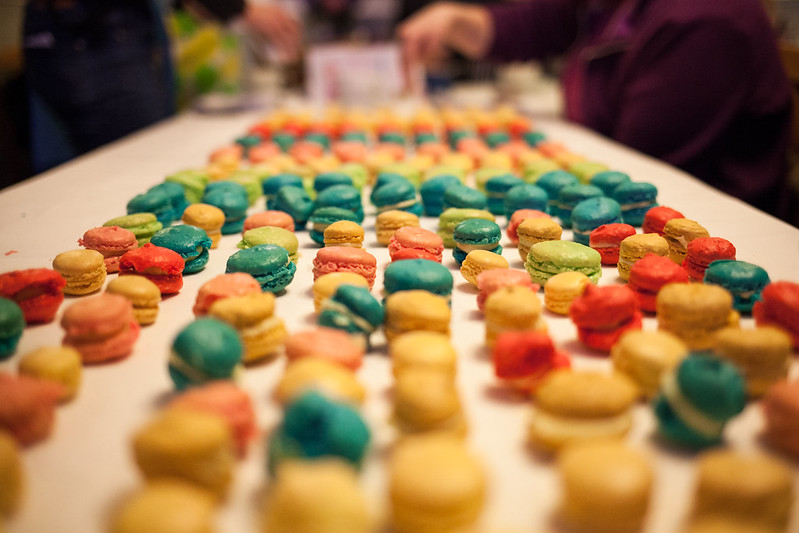
#> input picture yummy_macarons.jpg, 799 x 533 px, found by its file name
$ jupyter execute --allow-errors 'Computation_with_NumPy_and_N_Dimensional_Arrays_(start).ipynb'
#> lines starting #> are read from the running program, lines starting #| are printed output that depends on the picture
# Introduction

In this notebook we'll learn how to use NumPy to work with numerical data.

# Import Statements

[cell 1]
import numpy as np

import matplotlib.pyplot as plt
from scipy import misc # contains an image of a racoon!
from PIL import Image # for reading image files

from numpy import random

# Understanding NumPy's ndarray

NumPy's most amazing feature is the **powerful** ndarray.

#### 1-Dimensional Arrays (Vectors)

[cell 2]
my_array = np.array([1.1, 9.2, 8.1, 4.7])
my_array.shape

[cell 3]
my_array[2]

[cell 4]
my_array.ndim

#### 2-Dimensional Arrays (Matrices)

[cell 5]
array_2d = np.array([[1, 2, 3, 9],
                     [5, 6, 7, 8]])

[cell 6]
print(f'array_2d has {array_2d.ndim} dimensions')

[cell 7]
print(f'Its shape is {array_2d.shape}')

[cell 8]
print(f'It has {array_2d.shape[0]} rows and {array_2d.shape[1]} columns')

[cell 9]
print(array_2d)

[cell 10]
array_2d[1, 2]

[cell 11]
array_2d[0, :]

#### N-Dimensional Arrays (Tensors)

**Challenge**:
* How many dimensions does the array below have?
* What is its shape (i.e., how many elements are along each axis)?
* Try to access the value `18` in the last line of code.
* Try to retrieve a 1 dimensional vector with the values `[97, 0, 27, 18]`
* Try to retrieve a (3,2) matrix with the values `[[ 0,  4], [ 7,  5], [ 5, 97]]`

*Hint*: You can use the `:` operator just as with Python Lists.

[cell 12]
mystery_array = np.array([[[0, 1, 2, 3],
                           [4, 5, 6, 7]],

                         [[7, 86, 6, 98],
                          [5, 1, 0, 4]],

                          [[5, 36, 32, 48],
                           [97, 0, 27, 18]]])

# Note all the square brackets!

[cell 13]
mystery_array.ndim

[cell 14]
mystery_array.shape

[cell 15]
mystery_array[2, 1, 3]

[cell 16]
mystery_array[2,1,:]

[cell 17]
mystery_array[:,:,0]

# NumPy Mini-Challenges

#### **Challenge 1**: Use [`.arange()`](https://numpy.org/devdocs/reference/generated/numpy.arange.html)to createa a vector `a` with values ranging from 10 to 29. You should get this:

`print(a)`

`[10 11 12 13 14 15 16 17 18 19 20 21 22 23 24 25 26 27 28 29]`

[cell 18]
a = np.arange(10,30)
print(a)

#### **Challenge 2**: Use Python slicing techniques on `a` to:
* Create an array containing only the last 3 values of `a`
* Create a subset with only the 4th, 5th, and 6th values
* Create a subset of `a` containing all the values except for the first 12 (i.e., `[22, 23, 24, 25, 26, 27, 28, 29]`)
* Create a subset that only contains the even numbers (i.e, every second number)

[cell 19]
a[-3::]

[cell 20]
a[3:6]

[cell 21]
a[12::]

[cell 22]
a[::2]

#### **Challenge 3**:Reverse the order of the values in `a`, so that the first element comes last:

`[29, 28, 27, 26, 25, 24, 23, 22, 21, 20, 19, 18, 17, 16, 15, 14, 13,
       12, 11, 10]`

If you need a hint, you can check out this part of the [NumPy beginner's guide](
https://numpy.org/devdocs/user/absolute_beginners.html#how-to-reverse-an-array)

[cell 23]
a[::-1]

#### **Challenge 4**: Print out all the indices of the non-zero elements in this array: [6,0,9,0,0,5,0]

[cell 24]
b = np.array([6, 0, 9, 0, 0 , 5, 0])
non_zero_b = b[b!=0]
print(non_zero_b)

#### **Challenge 5**: Use NumPy to generate a 3x3x3 array with random numbers

Hint: Use the [`.random()` function](https://numpy.org/doc/stable/reference/random/index.html?highlight=random#module-numpy.random)

[cell 25]
c = np.random.random((3, 3, 3))

#### **Challenge 6**: Use [`.linspace()`](https://numpy.org/doc/stable/reference/generated/numpy.linspace.html) to create a vector `x` of size 9 with values spaced out evenly between 0 to 100 (both included).

[cell 26]
x = np.linspace(0, 100, 9)
print(x)

#### **Challenge 7**: Use [`.linspace()`](https://numpy.org/doc/stable/reference/generated/numpy.linspace.html) to create another vector `y` of size 9 with values between -3 to 3 (both included). Then plot `x` and `y` on a line chart using Matplotlib.

[cell 27]
y = np.linspace(-3, 3, 9)
print(y)
plt.plot(x, y)
plt.show()
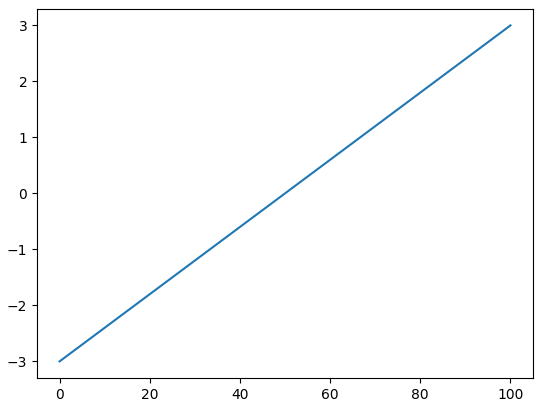
#> figure drawn by matplotlib, 1 panel

#### **Challenge 8**: Use NumPy to generate an array called `noise` with shape 128x128x3 that has random values. Then use Matplotlib's [`.imshow()`](https://matplotlib.org/3.1.1/api/_as_gen/matplotlib.pyplot.imshow.html) to display the array as an image.

[cell 28]
noise = np.random.random((128, 128, 3))
plt.imshow(noise)
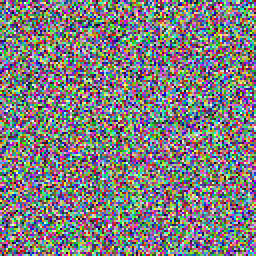
#> shown: shape (128, 128, 3) float64 (shown 2 times larger); mean R, G, B 0.499, 0.495, 0.499

# Linear Algebra with Vectors

[cell 29]
v1 = np.array([4, 5, 2, 7])
v2 = np.array([2, 1, 3, 3])
v1+v2

[cell 30]
# Python Lists vs ndarrays
list1 = [4, 5, 2, 7]
list2 = [2, 1, 3, 3]
list1+list2

[cell 31]
v1*v2

#> (a cell that did not finish here is left out)

# Broadcasting and Scalars

[cell 33]
array_2d = np.array([[1, 2, 3, 4], [5, 6, 7, 8]])

[cell 34]
array_2d + 10

[cell 35]
array_2d * 5

# Matrix Multiplication with @ and .matmul()

[cell 36]
a1 = np.array([[1, 3],
               [0, 1],
               [6, 2],
               [9, 7]])

b1 = np.array([[4, 1, 3],
               [5, 8, 5]])

print(f'{a1.shape}: a has {a1.shape[0]} rows and {a1.shape[1]} columns.')
print(f'{b1.shape}: b has {b1.shape[0]} rows and {b1.shape[1]} columns.')
print('Dimensions of result: (4x2)*(2x3)=(4x3)')

**Challenge**: Let's multiply `a1` with `b1`. Looking at the wikipedia example above, work out the values for c12 and c33 on paper. Then use the [`.matmul()`](https://numpy.org/doc/stable/reference/generated/numpy.matmul.html) function or the `@` operator to check your work.

[cell 37]
np.matmul(a1,b1)

[cell 38]
a1 @ b1

# Manipulating Images as ndarrays

#> (a cell that did not finish here is left out)

#> (a cell that did not finish here is left out)

**Challenge**: What is the data type of `img`? Also, what is the shape of `img` and how many dimensions does it have? What is the resolution of the image?

#> (a cell that did not finish here is left out)

#> (a cell that did not finish here is left out)

#> (a cell that did not finish here is left out)

**Challenge**: Convert the image to black and white. The values in our `img` range from 0 to 255.
* Divide all the values by 255 to convert them to sRGB, where all the values are between 0 and 1.
* Next, multiply the sRGB array by the `grey_vals` to convert the image to grey scale.
* Finally use Matplotlib's [`.imshow()`](https://matplotlib.org/3.1.1/api/_as_gen/matplotlib.pyplot.imshow.html) together with the colormap parameter set to gray `cmap=gray` to look at the results.

[cell 44]
grey_vals = np.array([0.2126, 0.7152, 0.0722])

#> (a cell that did not finish here is left out)

#> (a cell that did not finish here is left out)

**Challenge**: Can you manipulate the images by doing some operations on the underlying ndarrays? See if you can change the values in the ndarray so that:

1) You flip the grayscale image upside down

2) Rotate the colour image

3) Invert (i.e., solarize) the colour image. To do this you need to converting all the pixels to their "opposite" value, so black (0) becomes white (255).

#### Challenge Solutions

[cell 47]
import cv2
#> (the rest of this cell did not finish here and is left out)

#> (a cell that did not finish here is left out)

#> (a cell that did not finish here is left out)

# Use your Own Image!

[cell 50]
file_name = '/content/yummy_macarons.jpg'

#### Use PIL to open

[cell 51]
my_img = Image.open(file_name)
#> my_img is the input picture: PIL image 799x533 RGB; mean R, G, B 156.7, 118.6, 78.2
img_array = np.array(my_img)

[cell 52]
img_array.ndim
#> Out = 3

[cell 53]
img_array.shape
#> Out = (533, 799, 3)

[cell 54]
plt.imshow(img_array)

[cell 55]
plt.imshow(255-img_array)
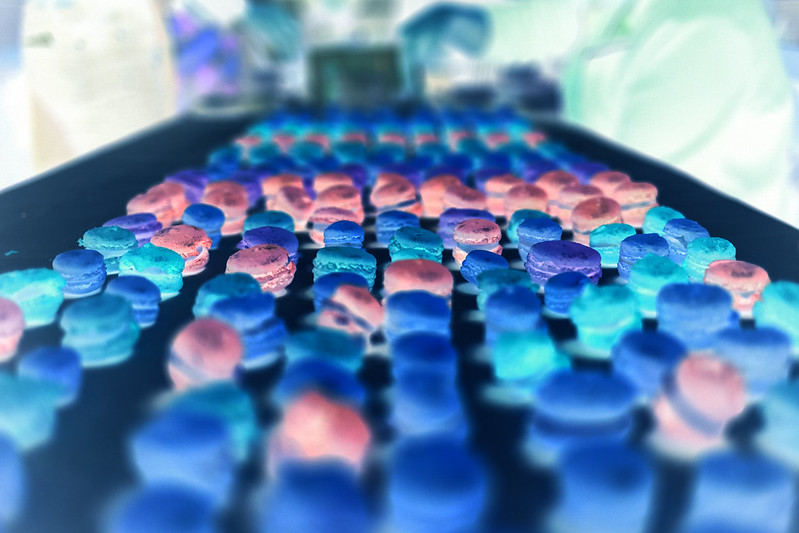
#> shown: shape (533, 799, 3); mean R, G, B 98.3, 136.4, 176.8
